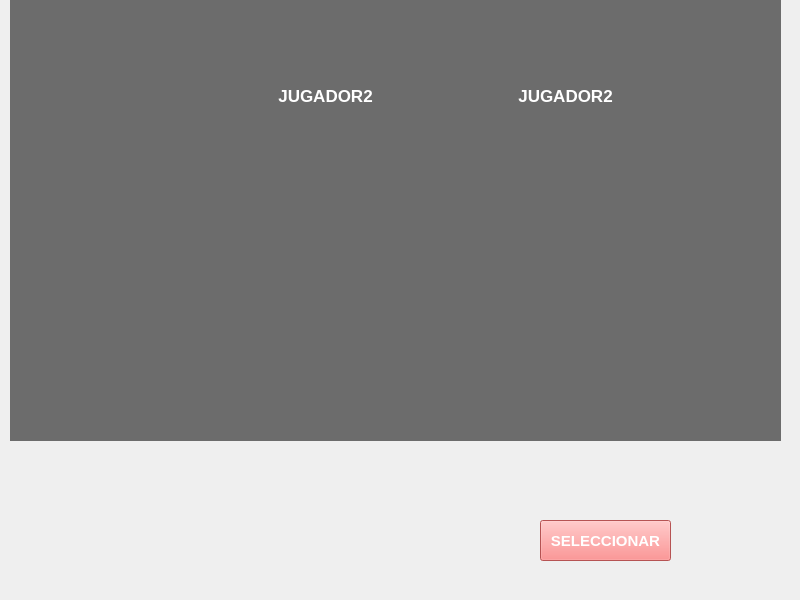
<?xml version="1.0" encoding="UTF-8"?>
<ui version="4.0">
 <class>MainWindow</class>
 <widget class="QMainWindow" name="MainWindow">
  <property name="geometry">
   <rect>
    <x>0</x>
    <y>0</y>
    <width>800</width>
    <height>600</height>
   </rect>
  </property>
  <property name="maximumSize">
   <size>
    <width>800</width>
    <height>600</height>
   </size>
  </property>
  <property name="mouseTracking">
   <bool>true</bool>
  </property>
  <property name="windowTitle">
   <string>MainWindow</string>
  </property>
  <widget class="QWidget" name="centralwidget">
   <property name="sizePolicy">
    <sizepolicy hsizetype="Maximum" vsizetype="Maximum">
     <horstretch>0</horstretch>
     <verstretch>0</verstretch>
    </sizepolicy>
   </property>
   <property name="maximumSize">
    <size>
     <width>800</width>
     <height>600</height>
    </size>
   </property>
   <property name="mouseTracking">
    <bool>true</bool>
   </property>
   <widget class="QLabel" name="fondo">
    <property name="geometry">
     <rect>
      <x>0</x>
      <y>0</y>
      <width>800</width>
      <height>600</height>
     </rect>
    </property>
    <property name="maximumSize">
     <size>
      <width>800</width>
      <height>600</height>
     </size>
    </property>
    <property name="mouseTracking">
     <bool>true</bool>
    </property>
    <property name="text">
     <string/>
    </property>
    <property name="pixmap">
     <pixmap>../sprites/background/fight.png</pixmap>
    </property>
    <property name="scaledContents">
     <bool>true</bool>
    </property>
   </widget>
   <widget class="QLabel" name="fondo_2">
    <property name="geometry">
     <rect>
      <x>0</x>
      <y>0</y>
      <width>800</width>
      <height>600</height>
     </rect>
    </property>
    <property name="maximumSize">
     <size>
      <width>800</width>
      <height>600</height>
     </size>
    </property>
    <property name="mouseTracking">
     <bool>true</bool>
    </property>
    <property name="text">
     <string/>
    </property>
    <property name="pixmap">
     <pixmap>../sprites/background/table.png</pixmap>
    </property>
    <property name="scaledContents">
     <bool>true</bool>
    </property>
   </widget>
   <widget class="QWidget" name="horizontalLayoutWidget">
    <property name="geometry">
     <rect>
      <x>50</x>
      <y>480</y>
      <width>491</width>
      <height>382</height>
     </rect>
    </property>
    <layout class="QHBoxLayout" name="jugador_layout">
     <property name="spacing">
      <number>6</number>
     </property>
     <property name="sizeConstraint">
      <enum>QLayout::SetFixedSize</enum>
     </property>
    </layout>
   </widget>
   <widget class="QLabel" name="label_2">
    <property name="geometry">
     <rect>
      <x>10</x>
      <y>0</y>
      <width>771</width>
      <height>441</height>
     </rect>
    </property>
    <property name="autoFillBackground">
     <bool>false</bool>
    </property>
    <property name="styleSheet">
     <string notr="true">background-color: rgba(71, 71, 71, 200);
</string>
    </property>
    <property name="text">
     <string/>
    </property>
    <property name="scaledContents">
     <bool>true</bool>
    </property>
   </widget>
   <widget class="QPushButton" name="seleccionar_buton">
    <property name="geometry">
     <rect>
      <x>540</x>
      <y>520</y>
      <width>131</width>
      <height>41</height>
     </rect>
    </property>
    <property name="palette">
     <palette>
      <active>
       <colorrole role="Button">
        <brush brushstyle="SolidPattern">
         <color alpha="255">
          <red>255</red>
          <green>116</green>
          <blue>116</blue>
         </color>
        </brush>
       </colorrole>
       <colorrole role="ButtonText">
        <brush brushstyle="SolidPattern">
         <color alpha="255">
          <red>255</red>
          <green>255</green>
          <blue>255</blue>
         </color>
        </brush>
       </colorrole>
       <colorrole role="Base">
        <brush brushstyle="SolidPattern">
         <color alpha="255">
          <red>255</red>
          <green>116</green>
          <blue>116</blue>
         </color>
        </brush>
       </colorrole>
       <colorrole role="Window">
        <brush brushstyle="SolidPattern">
         <color alpha="255">
          <red>255</red>
          <green>116</green>
          <blue>116</blue>
         </color>
        </brush>
       </colorrole>
      </active>
      <inactive>
       <colorrole role="Button">
        <brush brushstyle="SolidPattern">
         <color alpha="255">
          <red>255</red>
          <green>116</green>
          <blue>116</blue>
         </color>
        </brush>
       </colorrole>
       <colorrole role="ButtonText">
        <brush brushstyle="SolidPattern">
         <color alpha="255">
          <red>255</red>
          <green>255</green>
          <blue>255</blue>
         </color>
        </brush>
       </colorrole>
       <colorrole role="Base">
        <brush brushstyle="SolidPattern">
         <color alpha="255">
          <red>255</red>
          <green>116</green>
          <blue>116</blue>
         </color>
        </brush>
       </colorrole>
       <colorrole role="Window">
        <brush brushstyle="SolidPattern">
         <color alpha="255">
          <red>255</red>
          <green>116</green>
          <blue>116</blue>
         </color>
        </brush>
       </colorrole>
      </inactive>
      <disabled>
       <colorrole role="Button">
        <brush brushstyle="SolidPattern">
         <color alpha="255">
          <red>255</red>
          <green>116</green>
          <blue>116</blue>
         </color>
        </brush>
       </colorrole>
       <colorrole role="ButtonText">
        <brush brushstyle="SolidPattern">
         <color alpha="255">
          <red>120</red>
          <green>120</green>
          <blue>120</blue>
         </color>
        </brush>
       </colorrole>
       <colorrole role="Base">
        <brush brushstyle="SolidPattern">
         <color alpha="255">
          <red>255</red>
          <green>116</green>
          <blue>116</blue>
         </color>
        </brush>
       </colorrole>
       <colorrole role="Window">
        <brush brushstyle="SolidPattern">
         <color alpha="255">
          <red>255</red>
          <green>116</green>
          <blue>116</blue>
         </color>
        </brush>
       </colorrole>
      </disabled>
     </palette>
    </property>
    <property name="font">
     <font>
      <family>Arial</family>
      <pointsize>11</pointsize>
      <weight>75</weight>
      <italic>false</italic>
      <bold>true</bold>
      <underline>false</underline>
      <strikeout>false</strikeout>
      <kerning>false</kerning>
     </font>
    </property>
    <property name="styleSheet">
     <string notr="true">background-color: rgb(255, 116, 116);</string>
    </property>
    <property name="text">
     <string>SELECCIONAR</string>
    </property>
   </widget>
   <widget class="QLabel" name="rival_text">
    <property name="geometry">
     <rect>
      <x>260</x>
      <y>70</y>
      <width>131</width>
      <height>51</height>
     </rect>
    </property>
    <property name="palette">
     <palette>
      <active>
       <colorrole role="WindowText">
        <brush brushstyle="SolidPattern">
         <color alpha="255">
          <red>255</red>
          <green>255</green>
          <blue>255</blue>
         </color>
        </brush>
       </colorrole>
       <colorrole role="Text">
        <brush brushstyle="SolidPattern">
         <color alpha="255">
          <red>255</red>
          <green>255</green>
          <blue>255</blue>
         </color>
        </brush>
       </colorrole>
       <colorrole role="ButtonText">
        <brush brushstyle="SolidPattern">
         <color alpha="255">
          <red>255</red>
          <green>255</green>
          <blue>255</blue>
         </color>
        </brush>
       </colorrole>
       <colorrole role="PlaceholderText">
        <brush brushstyle="SolidPattern">
         <color alpha="128">
          <red>255</red>
          <green>255</green>
          <blue>255</blue>
         </color>
        </brush>
       </colorrole>
      </active>
      <inactive>
       <colorrole role="WindowText">
        <brush brushstyle="SolidPattern">
         <color alpha="255">
          <red>255</red>
          <green>255</green>
          <blue>255</blue>
         </color>
        </brush>
       </colorrole>
       <colorrole role="Text">
        <brush brushstyle="SolidPattern">
         <color alpha="255">
          <red>255</red>
          <green>255</green>
          <blue>255</blue>
         </color>
        </brush>
       </colorrole>
       <colorrole role="ButtonText">
        <brush brushstyle="SolidPattern">
         <color alpha="255">
          <red>255</red>
          <green>255</green>
          <blue>255</blue>
         </color>
        </brush>
       </colorrole>
       <colorrole role="PlaceholderText">
        <brush brushstyle="SolidPattern">
         <color alpha="128">
          <red>255</red>
          <green>255</green>
          <blue>255</blue>
         </color>
        </brush>
       </colorrole>
      </inactive>
      <disabled>
       <colorrole role="WindowText">
        <brush brushstyle="SolidPattern">
         <color alpha="255">
          <red>120</red>
          <green>120</green>
          <blue>120</blue>
         </color>
        </brush>
       </colorrole>
       <colorrole role="Text">
        <brush brushstyle="SolidPattern">
         <color alpha="255">
          <red>120</red>
          <green>120</green>
          <blue>120</blue>
         </color>
        </brush>
       </colorrole>
       <colorrole role="ButtonText">
        <brush brushstyle="SolidPattern">
         <color alpha="255">
          <red>120</red>
          <green>120</green>
          <blue>120</blue>
         </color>
        </brush>
       </colorrole>
       <colorrole role="PlaceholderText">
        <brush brushstyle="SolidPattern">
         <color alpha="128">
          <red>0</red>
          <green>0</green>
          <blue>0</blue>
         </color>
        </brush>
       </colorrole>
      </disabled>
     </palette>
    </property>
    <property name="font">
     <font>
      <family>Arial</family>
      <pointsize>13</pointsize>
      <weight>75</weight>
      <bold>true</bold>
     </font>
    </property>
    <property name="text">
     <string>JUGADOR2</string>
    </property>
    <property name="alignment">
     <set>Qt::AlignCenter</set>
    </property>
   </widget>
   <widget class="QLabel" name="rival_carta">
    <property name="geometry">
     <rect>
      <x>220</x>
      <y>120</y>
      <width>201</width>
      <height>291</height>
     </rect>
    </property>
    <property name="text">
     <string/>
    </property>
    <property name="pixmap">
     <pixmap>../sprites/cartas/back.png</pixmap>
    </property>
    <property name="scaledContents">
     <bool>true</bool>
    </property>
   </widget>
   <widget class="QLabel" name="jugador_carta">
    <property name="geometry">
     <rect>
      <x>460</x>
      <y>120</y>
      <width>201</width>
      <height>291</height>
     </rect>
    </property>
    <property name="text">
     <string/>
    </property>
    <property name="scaledContents">
     <bool>true</bool>
    </property>
   </widget>
   <widget class="QLabel" name="jugador_text">
    <property name="geometry">
     <rect>
      <x>500</x>
      <y>70</y>
      <width>131</width>
      <height>51</height>
     </rect>
    </property>
    <property name="palette">
     <palette>
      <active>
       <colorrole role="WindowText">
        <brush brushstyle="SolidPattern">
         <color alpha="255">
          <red>255</red>
          <green>255</green>
          <blue>255</blue>
         </color>
        </brush>
       </colorrole>
       <colorrole role="Text">
        <brush brushstyle="SolidPattern">
         <color alpha="255">
          <red>255</red>
          <green>255</green>
          <blue>255</blue>
         </color>
        </brush>
       </colorrole>
       <colorrole role="ButtonText">
        <brush brushstyle="SolidPattern">
         <color alpha="255">
          <red>255</red>
          <green>255</green>
          <blue>255</blue>
         </color>
        </brush>
       </colorrole>
       <colorrole role="PlaceholderText">
        <brush brushstyle="SolidPattern">
         <color alpha="128">
          <red>255</red>
          <green>255</green>
          <blue>255</blue>
         </color>
        </brush>
       </colorrole>
      </active>
      <inactive>
       <colorrole role="WindowText">
        <brush brushstyle="SolidPattern">
         <color alpha="255">
          <red>255</red>
          <green>255</green>
          <blue>255</blue>
         </color>
        </brush>
       </colorrole>
       <colorrole role="Text">
        <brush brushstyle="SolidPattern">
         <color alpha="255">
          <red>255</red>
          <green>255</green>
          <blue>255</blue>
         </color>
        </brush>
       </colorrole>
       <colorrole role="ButtonText">
        <brush brushstyle="SolidPattern">
         <color alpha="255">
          <red>255</red>
          <green>255</green>
          <blue>255</blue>
         </color>
        </brush>
       </colorrole>
       <colorrole role="PlaceholderText">
        <brush brushstyle="SolidPattern">
         <color alpha="128">
          <red>255</red>
          <green>255</green>
          <blue>255</blue>
         </color>
        </brush>
       </colorrole>
      </inactive>
      <disabled>
       <colorrole role="WindowText">
        <brush brushstyle="SolidPattern">
         <color alpha="255">
          <red>120</red>
          <green>120</green>
          <blue>120</blue>
         </color>
        </brush>
       </colorrole>
       <colorrole role="Text">
        <brush brushstyle="SolidPattern">
         <color alpha="255">
          <red>120</red>
          <green>120</green>
          <blue>120</blue>
         </color>
        </brush>
       </colorrole>
       <colorrole role="ButtonText">
        <brush brushstyle="SolidPattern">
         <color alpha="255">
          <red>120</red>
          <green>120</green>
          <blue>120</blue>
         </color>
        </brush>
       </colorrole>
       <colorrole role="PlaceholderText">
        <brush brushstyle="SolidPattern">
         <color alpha="128">
          <red>0</red>
          <green>0</green>
          <blue>0</blue>
         </color>
        </brush>
       </colorrole>
      </disabled>
     </palette>
    </property>
    <property name="font">
     <font>
      <family>Arial</family>
      <pointsize>13</pointsize>
      <weight>75</weight>
      <bold>true</bold>
     </font>
    </property>
    <property name="text">
     <string>JUGADOR2</string>
    </property>
    <property name="alignment">
     <set>Qt::AlignCenter</set>
    </property>
   </widget>
   <widget class="QLabel" name="cuenta">
    <property name="geometry">
     <rect>
      <x>410</x>
      <y>50</y>
      <width>71</width>
      <height>61</height>
     </rect>
    </property>
    <property name="palette">
     <palette>
      <active>
       <colorrole role="WindowText">
        <brush brushstyle="SolidPattern">
         <color alpha="255">
          <red>255</red>
          <green>255</green>
          <blue>255</blue>
         </color>
        </brush>
       </colorrole>
       <colorrole role="Text">
        <brush brushstyle="SolidPattern">
         <color alpha="255">
          <red>255</red>
          <green>255</green>
          <blue>255</blue>
         </color>
        </brush>
       </colorrole>
       <colorrole role="ButtonText">
        <brush brushstyle="SolidPattern">
         <color alpha="255">
          <red>255</red>
          <green>255</green>
          <blue>255</blue>
         </color>
        </brush>
       </colorrole>
       <colorrole role="PlaceholderText">
        <brush brushstyle="SolidPattern">
         <color alpha="128">
          <red>255</red>
          <green>255</green>
          <blue>255</blue>
         </color>
        </brush>
       </colorrole>
      </active>
      <inactive>
       <colorrole role="WindowText">
        <brush brushstyle="SolidPattern">
         <color alpha="255">
          <red>255</red>
          <green>255</green>
          <blue>255</blue>
         </color>
        </brush>
       </colorrole>
       <colorrole role="Text">
        <brush brushstyle="SolidPattern">
         <color alpha="255">
          <red>255</red>
          <green>255</green>
          <blue>255</blue>
         </color>
        </brush>
       </colorrole>
       <colorrole role="ButtonText">
        <brush brushstyle="SolidPattern">
         <color alpha="255">
          <red>255</red>
          <green>255</green>
          <blue>255</blue>
         </color>
        </brush>
       </colorrole>
       <colorrole role="PlaceholderText">
        <brush brushstyle="SolidPattern">
         <color alpha="128">
          <red>255</red>
          <green>255</green>
          <blue>255</blue>
         </color>
        </brush>
       </colorrole>
      </inactive>
      <disabled>
       <colorrole role="WindowText">
        <brush brushstyle="SolidPattern">
         <color alpha="255">
          <red>120</red>
          <green>120</green>
          <blue>120</blue>
         </color>
        </brush>
       </colorrole>
       <colorrole role="Text">
        <brush brushstyle="SolidPattern">
         <color alpha="255">
          <red>120</red>
          <green>120</green>
          <blue>120</blue>
         </color>
        </brush>
       </colorrole>
       <colorrole role="ButtonText">
        <brush brushstyle="SolidPattern">
         <color alpha="255">
          <red>120</red>
          <green>120</green>
          <blue>120</blue>
         </color>
        </brush>
       </colorrole>
       <colorrole role="PlaceholderText">
        <brush brushstyle="SolidPattern">
         <color alpha="128">
          <red>0</red>
          <green>0</green>
          <blue>0</blue>
         </color>
        </brush>
       </colorrole>
      </disabled>
     </palette>
    </property>
    <property name="font">
     <font>
      <family>Arial</family>
      <pointsize>30</pointsize>
      <weight>75</weight>
      <bold>true</bold>
     </font>
    </property>
    <property name="text">
     <string/>
    </property>
    <property name="alignment">
     <set>Qt::AlignCenter</set>
    </property>
   </widget>
   <widget class="QLabel" name="result_text">
    <property name="geometry">
     <rect>
      <x>230</x>
      <y>40</y>
      <width>421</width>
      <height>21</height>
     </rect>
    </property>
    <property name="palette">
     <palette>
      <active>
       <colorrole role="WindowText">
        <brush brushstyle="SolidPattern">
         <color alpha="255">
          <red>255</red>
          <green>255</green>
          <blue>255</blue>
         </color>
        </brush>
       </colorrole>
       <colorrole role="Text">
        <brush brushstyle="SolidPattern">
         <color alpha="255">
          <red>255</red>
          <green>255</green>
          <blue>255</blue>
         </color>
        </brush>
       </colorrole>
       <colorrole role="ButtonText">
        <brush brushstyle="SolidPattern">
         <color alpha="255">
          <red>255</red>
          <green>255</green>
          <blue>255</blue>
         </color>
        </brush>
       </colorrole>
       <colorrole role="PlaceholderText">
        <brush brushstyle="SolidPattern">
         <color alpha="128">
          <red>255</red>
          <green>255</green>
          <blue>255</blue>
         </color>
        </brush>
       </colorrole>
      </active>
      <inactive>
       <colorrole role="WindowText">
        <brush brushstyle="SolidPattern">
         <color alpha="255">
          <red>255</red>
          <green>255</green>
          <blue>255</blue>
         </color>
        </brush>
       </colorrole>
       <colorrole role="Text">
        <brush brushstyle="SolidPattern">
         <color alpha="255">
          <red>255</red>
          <green>255</green>
          <blue>255</blue>
         </color>
        </brush>
       </colorrole>
       <colorrole role="ButtonText">
        <brush brushstyle="SolidPattern">
         <color alpha="255">
          <red>255</red>
          <green>255</green>
          <blue>255</blue>
         </color>
        </brush>
       </colorrole>
       <colorrole role="PlaceholderText">
        <brush brushstyle="SolidPattern">
         <color alpha="128">
          <red>255</red>
          <green>255</green>
          <blue>255</blue>
         </color>
        </brush>
       </colorrole>
      </inactive>
      <disabled>
       <colorrole role="WindowText">
        <brush brushstyle="SolidPattern">
         <color alpha="255">
          <red>120</red>
          <green>120</green>
          <blue>120</blue>
         </color>
        </brush>
       </colorrole>
       <colorrole role="Text">
        <brush brushstyle="SolidPattern">
         <color alpha="255">
          <red>120</red>
          <green>120</green>
          <blue>120</blue>
         </color>
        </brush>
       </colorrole>
       <colorrole role="ButtonText">
        <brush brushstyle="SolidPattern">
         <color alpha="255">
          <red>120</red>
          <green>120</green>
          <blue>120</blue>
         </color>
        </brush>
       </colorrole>
       <colorrole role="PlaceholderText">
        <brush brushstyle="SolidPattern">
         <color alpha="128">
          <red>0</red>
          <green>0</green>
          <blue>0</blue>
         </color>
        </brush>
       </colorrole>
      </disabled>
     </palette>
    </property>
    <property name="font">
     <font>
      <family>Arial</family>
      <pointsize>13</pointsize>
      <weight>75</weight>
      <bold>true</bold>
     </font>
    </property>
    <property name="text">
     <string/>
    </property>
    <property name="alignment">
     <set>Qt::AlignCenter</set>
    </property>
   </widget>
   <widget class="QWidget" name="layoutWidget">
    <property name="geometry">
     <rect>
      <x>80</x>
      <y>120</y>
      <width>109</width>
      <height>291</height>
     </rect>
    </property>
    <layout class="QVBoxLayout" name="vertical1"/>
   </widget>
   <widget class="QWidget" name="gridLayoutWidget">
    <property name="geometry">
     <rect>
      <x>20</x>
      <y>0</y>
      <width>51</width>
      <height>431</height>
     </rect>
    </property>
    <layout class="QGridLayout" name="triunfo_rival"/>
   </widget>
   <widget class="QWidget" name="gridLayoutWidget_2">
    <property name="geometry">
     <rect>
      <x>700</x>
      <y>10</y>
      <width>61</width>
      <height>421</height>
     </rect>
    </property>
    <layout class="QGridLayout" name="triunfo_usuario"/>
   </widget>
  </widget>
 </widget>
 <resources/>
 <connections/>
</ui>
